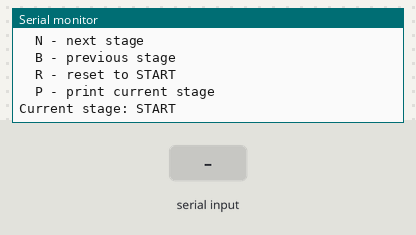
Simulated run of this sketch. Board: Arduino Uno, built with avr-gcc and run on an emulated ATmega328P. Shown: the last lines printed to the serial monitor. The test bench sets the inputs (shaded band).

Above: at 1.4 s.
1.5 s: "N" received over Serial
At 2.7 s:
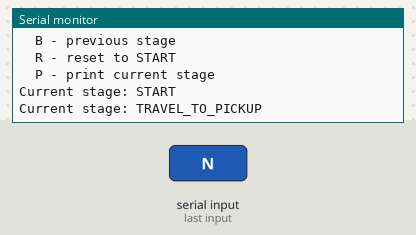
3.0 s: "n" received over Serial
At 3.9 s:
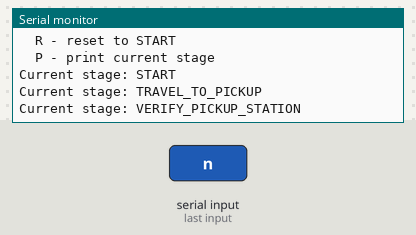
4.5 s: "N" received over Serial
At 5.1 s:
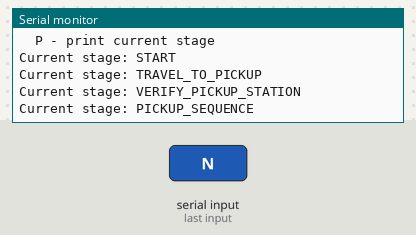
6.0 s: "n" received over Serial
At 7.4 s:
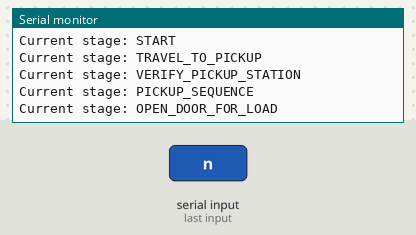

The sketch:

mission_state_machine_sandbox.ino
```cpp
#include <Arduino.h>

enum MissionStage {
  STAGE_START = 0,
  STAGE_TRAVEL_TO_PICKUP,
  STAGE_VERIFY_PICKUP_STATION,
  STAGE_PICKUP_SEQUENCE,
  STAGE_OPEN_DOOR_FOR_LOAD,
  STAGE_LOAD_CARGO,
  STAGE_CLOSE_DOOR_AFTER_LOAD,
  STAGE_TURN_AROUND,
  STAGE_TRAVEL_TO_DELIVERY,
  STAGE_VERIFY_DELIVERY_STATION,
  STAGE_WAIT_USER_UNLOCK,
  STAGE_OPEN_DOOR_FOR_UNLOAD,
  STAGE_WAIT_DOOR_CLOSE,
  STAGE_AUTO_CLOSE_DOOR,
  STAGE_REPORT_STATUS,
  STAGE_DONE,
  STAGE_COUNT
};

MissionStage currentStage = STAGE_START;

const char *stageName(MissionStage stage) {
  switch (stage) {
    case STAGE_START:
      return "START";
    case STAGE_TRAVEL_TO_PICKUP:
      return "TRAVEL_TO_PICKUP";
    case STAGE_VERIFY_PICKUP_STATION:
      return "VERIFY_PICKUP_STATION";
    case STAGE_PICKUP_SEQUENCE:
      return "PICKUP_SEQUENCE";
    case STAGE_OPEN_DOOR_FOR_LOAD:
      return "OPEN_DOOR_FOR_LOAD";
    case STAGE_LOAD_CARGO:
      return "LOAD_CARGO";
    case STAGE_CLOSE_DOOR_AFTER_LOAD:
      return "CLOSE_DOOR_AFTER_LOAD";
    case STAGE_TURN_AROUND:
      return "TURN_AROUND";
    case STAGE_TRAVEL_TO_DELIVERY:
      return "TRAVEL_TO_DELIVERY";
    case STAGE_VERIFY_DELIVERY_STATION:
      return "VERIFY_DELIVERY_STATION";
    case STAGE_WAIT_USER_UNLOCK:
      return "WAIT_USER_UNLOCK";
    case STAGE_OPEN_DOOR_FOR_UNLOAD:
      return "OPEN_DOOR_FOR_UNLOAD";
    case STAGE_WAIT_DOOR_CLOSE:
      return "WAIT_DOOR_CLOSE";
    case STAGE_AUTO_CLOSE_DOOR:
      return "AUTO_CLOSE_DOOR";
    case STAGE_REPORT_STATUS:
      return "REPORT_STATUS";
    case STAGE_DONE:
      return "DONE";
    case STAGE_COUNT:
    default:
      return "UNKNOWN";
  }
}

void printCurrentStage() {
  Serial.print(F("Current stage: "));
  Serial.println(stageName(currentStage));
}

void printHelp() {
  Serial.println(F("Mission state machine sandbox ready."));
  Serial.println(F("Commands:"));
  Serial.println(F("  N - next stage"));
  Serial.println(F("  B - previous stage"));
  Serial.println(F("  R - reset to START"));
  Serial.println(F("  P - print current stage"));
}

void setup() {
  Serial.begin(115200);
  delay(200);
  printHelp();
  printCurrentStage();
}

void loop() {
  if (Serial.available() <= 0) {
    return;
  }

  char ch = static_cast<char>(Serial.read());
  switch (ch) {
    case 'N':
    case 'n':
      if (currentStage + 1 < STAGE_COUNT) {
        currentStage = static_cast<MissionStage>(currentStage + 1);
      }
      printCurrentStage();
      break;

    case 'B':
    case 'b':
      if (currentStage > STAGE_START) {
        currentStage = static_cast<MissionStage>(currentStage - 1);
      }
      printCurrentStage();
      break;

    case 'R':
    case 'r':
      currentStage = STAGE_START;
      printCurrentStage();
      break;

    case 'P':
    case 'p':
      printCurrentStage();
      break;

    default:
      break;
  }
}
```

Measured:
- after the input at 1.5 s, the serial monitor: prints a new line at once (image 1)
- after the input at 3.0 s, the serial monitor: prints a new line at once (image 2)
- after the input at 4.5 s, the serial monitor: prints a new line at once (image 3)
- after the input at 6.0 s, the serial monitor: prints a new line at once (image 4)
